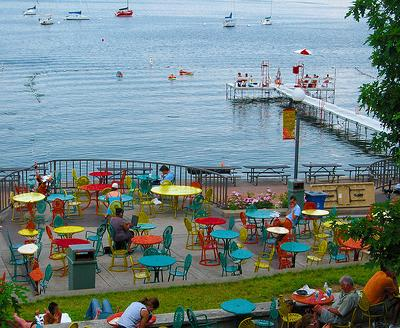
%> input picture zietlow.1a.jpg, 400 x 328 px
$ octave --eval "result = imenergy(imread('zietlow.1a.jpg'));"   (GNU Octave 9; MATLAB toolbox functions it lacks are replaced by stand-ins)
%> lines starting %> are read from the running program, lines starting %| are printed output that depends on the picture
function E = imenergy(I)

J = im2double(I);
J = rgb2gray(J);
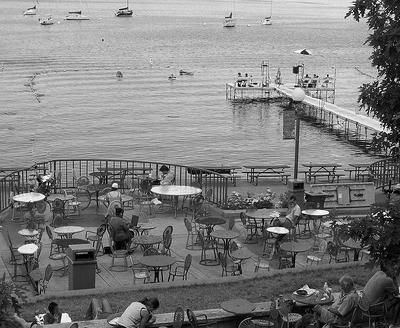
%> J: size 328x400 double; min 0, max 0.995, mean 0.494
E = imgradient(J);
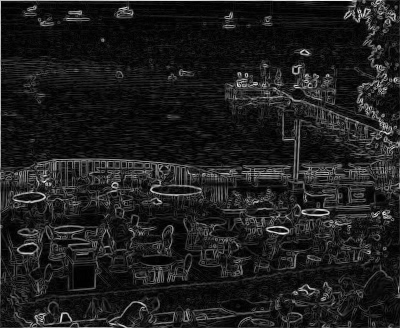
%> E: size 328x400 double; min 0, max 3.82, mean 0.454; drawn with min black and max white

end

$ run again, on zietlow.2a.jpg
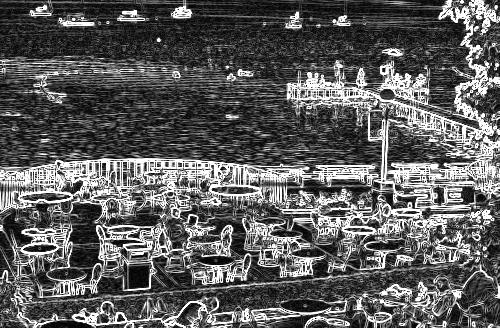
%> input picture zietlow.2a.jpg, 500 x 328 px
%> in imenergy, `E = imgradient(J);`:
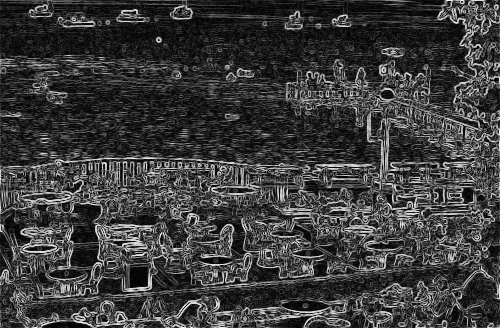
%> E: size 328x500 double; min 0, max 4.29, mean 1.03; drawn with min black and max white

$ run again, on zietlow.1b.jpg
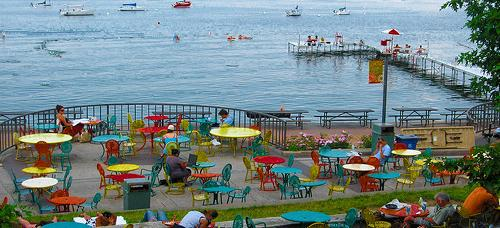
%> input picture zietlow.1b.jpg, 500 x 228 px
%> in imenergy, `J = rgb2gray(J);`:
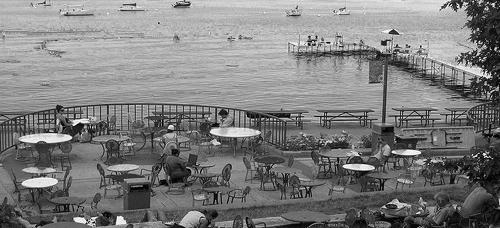
%> J: size 228x500 double; min 0, max 0.997, mean 0.494
%> in imenergy, `E = imgradient(J);`:
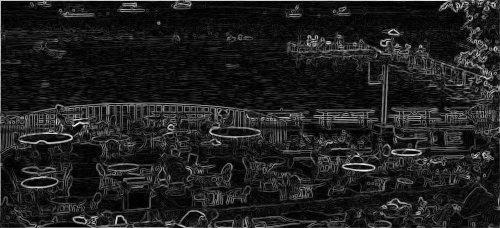
%> E: size 228x500 double; min 0, max 3.91, mean 0.492; drawn with min black and max white

$ run again, on zietlow.1c.jpg
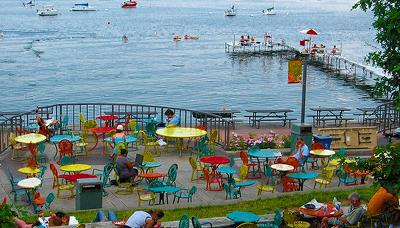
%> input picture zietlow.1c.jpg, 400 x 228 px
%> in imenergy, `J = rgb2gray(J);`:
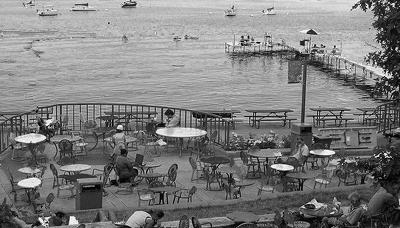
%> J: size 228x400 double; min 0.00117, max 0.995, mean 0.492
%> in imenergy, `E = imgradient(J);`:
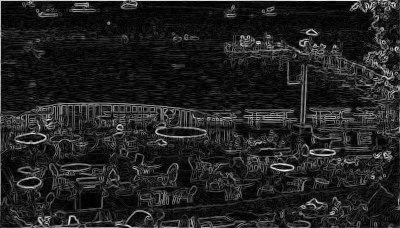
%> E: size 228x400 double; min 3.14e-16, max 3.79, mean 0.506; drawn with min black and max white
